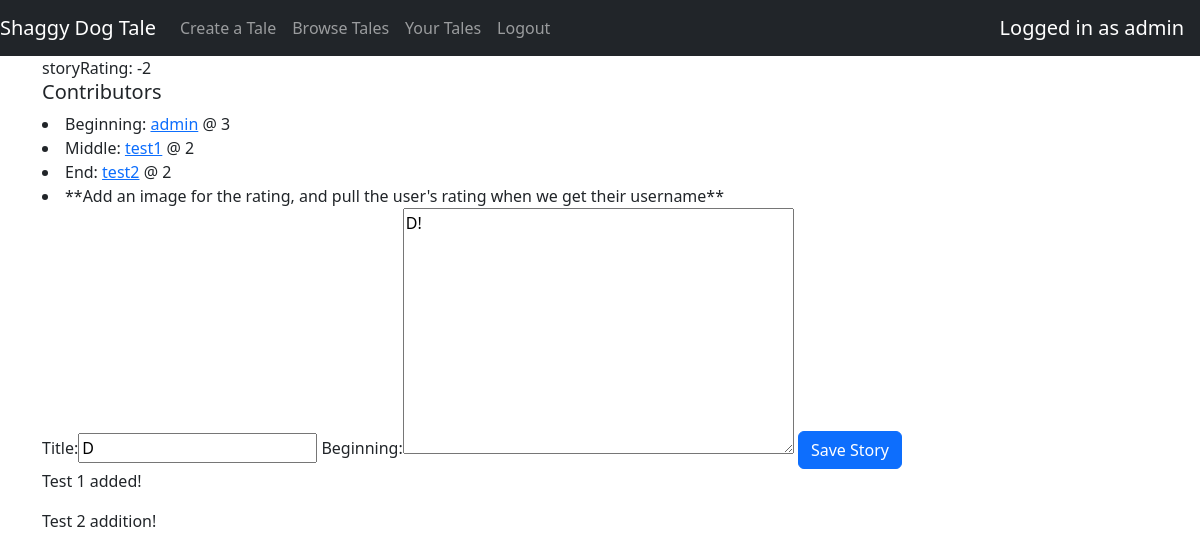
The app's page /shaggydogtale/10 (signed in) with its own data.
### shaggydogtale/models.py (models this page shows, shortened)
class Story(models.Model):
    title = models.CharField(max_length=100)
    beginning = models.TextField(max_length=2000)
    middle = models.TextField(max_length=2000)
    end = models.TextField(max_length=2000)

### shaggydogtale/views.py (the view, shortened to what this page needs)
# urls.py: path('<story_id>', views.View, name="view")
def View(request, story_id):
    story = Story.objects.get(id=story_id)
    contributions = story.contributions.all()
    userContribution = None
    beginningContributor = None
    middleContributor = None
    endContributor = None
    beginningContributorRating = 0
    middleContributorRating = 0
    endContributorRating = 0
    userVote = None
    for contribution in contributions:
        if contribution.user == request.user:
            userContribution = contribution
        match contribution.section:
            case 'b':
                beginningContributor = User.objects.get(id=contribution.user.id)
                for contribution in beginningContributor.contributions.all():
                    for vote in contribution.story.votes.all():
                        beginningContributorRating += vote.vote
            case 'm':
                middleContributor = User.objects.get(id=contribution.user.id)
                for contribution in middleContributor.contributions.all():
                    for vote in contribution.story.votes.all():
                        middleContributorRating += vote.vote
            case 'e':
                endContributor = User.objects.get(id=contribution.user.id)
                for contribution in endContributor.contributions.all():
                    for vote in contribution.story.votes.all():
                        endContributorRating += vote.vote
    message=None
    form=None
    if userContribution:
        if userContribution.section == 'b':
            form = BeginningForm(request.POST or None, instance=story)
            if form.is_valid():
                form.save()
                messages.success(request, f'Beginning updated for {story.title}!')
        elif userContribution.section == 'm':
            form = MiddleForm(request.POST or None, instance=story)
            if form.is_valid():
                form.save()
                messages.success(request, f'Middle updated for {story.title}!')
        elif userContribution.section == 'e':
            form = EndForm(request.POST or None, instance=story)
            if form.is_valid():
                form.save()
                messages.success(request, f'End updated for {story.title}!')
    storyRating = 0
    for vote in story.votes.all():
        storyRating += vote.vote
    context = {
        'story': story,
        'contributions': contributions,
        'userContribution': userContribution,
        'beginningContributor': beginningContributor,
        'middleContributor': middleContributor,
        'endContributor': endContributor,
        'beginningContributorRating': beginningContributorRating,
        'middleContributorRating': middleContributorRating,
        'endContributorRating': endContributorRating,
        'message': message,
        'form': form,
        'userVote': userVote,
        'storyRating': storyRating
    }
    return render(request, 'shaggydogtale/view.html', context)

### shaggydogtale/forms.py
class BeginningForm(forms.ModelForm):
    class Meta:
        model = Story
        fields = ["title", "beginning"]

### shaggydogtale/templates/shaggydogtale/view.html (shortened to what this page needs)
{% extends 'shaggydogtale/base.html' %}
{% block body %}
    <div class="container">
        <div class="row">
            <div class="col">
                storyRating: {{storyRating}}
                <h5>Contributors</h5>
                {% if beginningContributor %}
                    <li>Beginning: <a href="{% url 'shaggydogtale:contributed' beginningContributor.id %}">{{beginningContributor.username}}</a> @ {{beginningContributorRating}}</li>
                {% else %}
                    <li>Beginning: None</li>
                {% endif %}
                {% if middleContributor %}
                    <li>Middle: <a href="{% url 'shaggydogtale:contributed' middleContributor.id %}">{{middleContributor.username}}</a> @ {{middleContributorRating}}</li>
                {% else %}
                    <li>Middle: None</li>
                {% endif %}
                {% if endContributor %}
                    <li>End: <a href="{% url 'shaggydogtale:contributed' endContributor.id %}">{{endContributor.username}}</a> @ {{endContributorRating}}</li>
                {% else %}
                    <li>End: None</li>
                {% endif %}
                <li>**Add an image for the rating, and pull the user's rating when we get their username**</li>
                {% if userContribution %}
                    {% if userContribution.section == 'b' %}
                        <form method="POST">
                            {{form.as_table}}
                            <tr>
                                <button class="btn btn-primary" type="submit">Save Story</button>
                            </tr>
                        </form>
                    {% else %}
                        <h2>{{story.title}}</h2>
                        <hr>
                        <p>{{story.beginning}}</p>
                    {% endif %}
                    {% if userContribution.section == 'm' %}
                        <form method="POST">
                            {% csrf_token %}
                            {{form.as_table}}
                            <tr>
                                <button class="btn btn-primary" type="submit">Save Story</button>
                            </tr>
                        </form>
                    {% else %}
                        <p>{{story.middle}}</p>
                    {% endif %}
                    {% if userContribution.section == 'e' %}
                    <form method="POST">
                        {% csrf_token %}
                        {{form.as_table}}
                        <tr>
                            <button class="btn btn-primary" type="submit">Save Story</button>
                        </tr>
                    </form>
                    {% else %}
                        <p>{{story.end}}</p>
                    {% endif %}
                {% endif %}
            </div>
        </div>
    </div>
{% endblock body %}

### shaggydogtale/templates/shaggydogtale/base.html (shortened to what this page needs)
{% load static %}
<!DOCTYPE html>
<html lang="en">
<head>
    <link rel="stylesheet" href="{% static 'shaggydogtale/style.css' %}">
    <link href="https://cdn.jsdelivr.net/npm/bootstrap@5.2.2/dist/css/bootstrap.min.css" rel="stylesheet">
</head>
<body>
    <nav class="navbar sticky-top navbar-expand-lg navbar-dark bg-dark">
        <a class="navbar-brand nav-margin" href="{% url 'shaggydogtale:browse' %}">Shaggy Dog Tale</a>
        <div class="collapse navbar-collapse" id="navbarNav">
          <ul class="navbar-nav">
            {% if user.is_authenticated %}
            <li class="nav-item">
              <a class="nav-link" href="{% url 'shaggydogtale:create' %}">Create a Tale</a>
            </li>
            {% endif %}
            <li class="nav-item">
              <a class="nav-link" href="{% url 'shaggydogtale:browse' %}">Browse Tales</a>
            </li>
            {% if user.is_authenticated %}
              <li class="nav-item">
                <a class="nav-link" href="{% url 'shaggydogtale:contributed' %}">Your Tales</a>
              </li>
              <li class="nav-item">
                <a class="nav-link" href="{% url 'logout' %}">Logout</a>
              </li>
            {% else %}
              <li class="nav-item">
                <a class="nav-link" href="{% url 'login' %}">Login</a>
              </li>
            {% endif %}
          </ul>
        </div>
        {% if user.is_authenticated %}
          <div class="navbar-brand">Logged in as {{user}}</div>
        {% else %}
          <div class="navbar-brand">Logged out</div>
        {% endif %}
    </nav>
    {% block body %}
    {% endblock body %}
</body>
</html>

### records on screen
Story: title "D", beginning "D!", middle "Test 1 added!", end "Test 2 addition!"

### other values on screen
{{ user }} "admin"
{{ storyRating }} "-2"
{{ beginningContributor.username }} "admin"
{{ beginningContributorRating }} "3"
{{ middleContributor.username }} "test1"
{{ middleContributorRating }} "2"
{{ endContributor.username }} "test2"
{{ endContributorRating }} "2"
